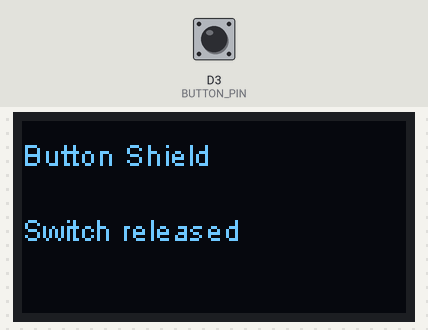
A sketch run on a simulated ESP8266 (Wemos D1 mini). On the bench: 128×64 one-colour display. The inputs (shaded band) are chosen by the test bench; at power-on: D3 (BUTTON_PIN) HIGH.

Above: at 2.0 s.
2.1 s: D3 (BUTTON_PIN) pulled LOW for 0.75 s
At 3.2 s:
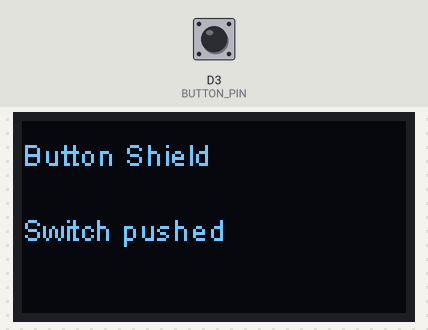
5.4 s: D3 (BUTTON_PIN) pulled LOW for 3.2 s
At 8.2 s:
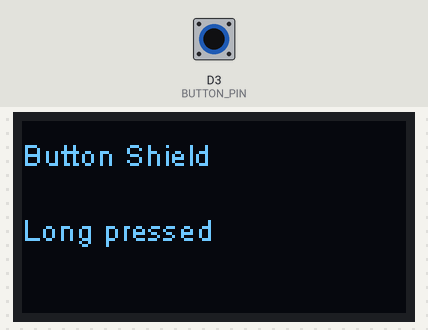
10.5 s: D3 (BUTTON_PIN) pulled LOW for 1 s
At 12.4 s:
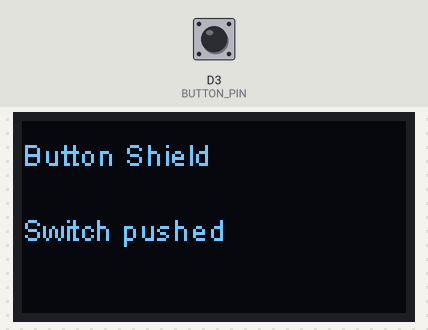
Timing chart, 0 to 13.9 s (numbered marks = the images above; inputs shaded):
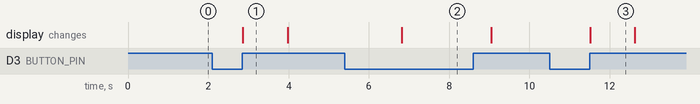

The sketch:

BUTTON_D1_Mini_0_96_OLED_cloudfree.ino
```cpp
#include <Wire.h>
#include "SSD1306Wire.h"

#define BUTTON_PIN D3 // Pin connected to the button on the shield

SSD1306Wire display(0x3C, SDA, SCL); // Assuming default I2C pins for D1 Mini

void setup() {
  Serial.begin(115200);

  pinMode(BUTTON_PIN, INPUT_PULLUP); // Set the button pin as input with internal pull-up resistor

  display.init();
  display.flipScreenVertically();
  display.setFont(ArialMT_Plain_10);
  display.setTextAlignment(TEXT_ALIGN_LEFT);
}

void loop() {
  // Read the state of the button
  int buttonState = digitalRead(BUTTON_PIN);

  if (buttonState == LOW) { // Button is pressed
    // Check if it's a long press
    if (isLongPress()) {
      displayMessage("Long pressed");
      delay(500);
    } else {// Button is pressed once
      displayMessage("Switch pushed");
      delay(1000);
    }
  } else { // Button is not pressed
    displayMessage("Switch released");
    delay(500);
  }

  delay(100); // Add a small delay to debounce the button
}

bool isLongPress() {
  unsigned long pressTime = millis();
  while (digitalRead(BUTTON_PIN) == LOW) {
    if (millis() - pressTime > 1000) { // Long press duration (adjust as needed)
      return true;
    }
  }
  return false;
}

void displayMessage(String message) {
  display.clear();
  display.drawString(0, 5, "Button Shield");
  display.drawString(0, 30, message);
  display.display();
}
```

Measured:
- after the input at 2.1 s, the display: changes after 0.76 s (image 1)
- after the input at 5.4 s, the display: changes after 1.4 s (image 2)
- after the input at 10.5 s, the display: changes after 1.0 s (image 3)
- what the display in image 1 shows lasts 1.1 s, from 2.9 s to 4.0 s
